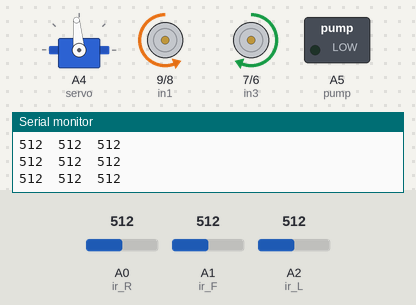
This sketch was run on a simulated Arduino Uno, built with avr-gcc and run on an emulated ATmega328P. Parts: servo, motor-driver pin pairs drawn as motors (green arrow = first pin HIGH = forward, orange = second pin HIGH = backward, longer = more drive, scaled by the enable pin), switched loads named in the sketch (green lamp = pin HIGH), the last lines printed to the serial monitor. Wiring (inferred from the names in the program): servo: signal A4. Inputs (shaded band) come from the test bench; at power-on: A0 (ir_R) = 512, A1 (ir_F) = 512, A2 (ir_L) = 512. Servo pulses on a pin are drawn as a servo (544–2400 µs = 0–180°); pins used as bus, display or sensor lines are not drawn.

Above: at 3.95 s.
4.0 s: A0 (ir_R) set to 692
7.0 s: A0 (ir_R) set to 712
At 8.3 s:
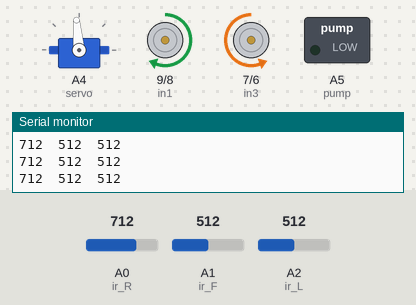
8.6 s: A1 (ir_F) set to 367
10.1 s: A1 (ir_F) set to 331
At 11.0 s:
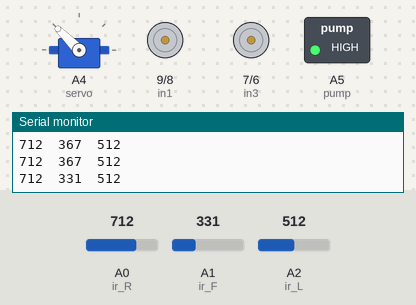
13.1 s: A1 (ir_F) set to 810
At 13.69 s:
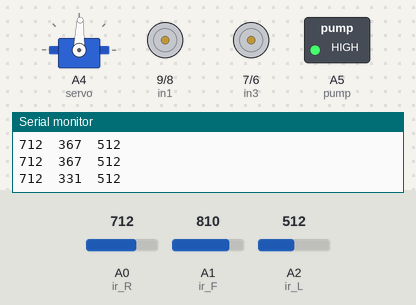
16.1 s: A2 (ir_L) set to 692
19.1 s: A2 (ir_L) set to 713
At 20.5 s:
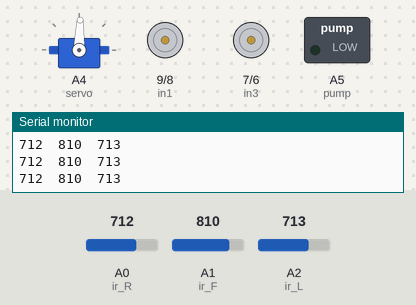
Timing chart, 0 to 22.1 s (numbered marks = the images above; inputs shaded):
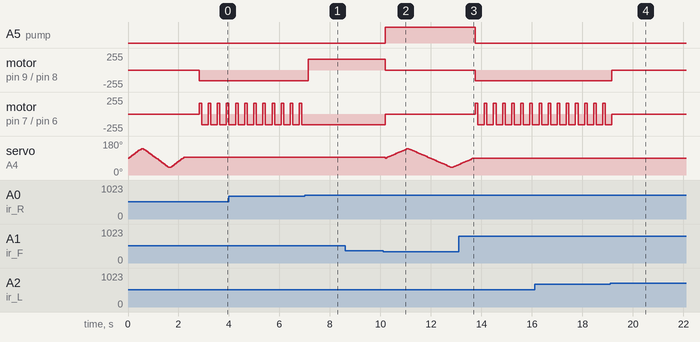

The sketch:

Fire_Fighting_Robot.ino
```cpp
#define enA 10
#define in1 9
#define in2 8
#define in3 7
#define in4 6
#define enB 5
#define ir_R A0
#define ir_F A1
#define ir_L A2
#define servo A4
#define pump A5

int Speed = 160;
int s1, s2, s3;

void setup() {
    Serial.begin(9600);
    pinMode(ir_R, INPUT);
    pinMode(ir_F, INPUT);
    pinMode(ir_L, INPUT);
    pinMode(enA, OUTPUT);
    pinMode(in1, OUTPUT);
    pinMode(in2, OUTPUT);
    pinMode(in3, OUTPUT);
    pinMode(in4, OUTPUT);
    pinMode(enB, OUTPUT);
    pinMode(servo, OUTPUT);
    pinMode(pump, OUTPUT);

    for (int angle = 90; angle <= 140; angle += 5) {
        servoPulse(servo, angle);
    }

    for (int angle = 140; angle >= 40; angle -= 5) {
        servoPulse(servo, angle);
    }

    for (int angle = 40; angle <= 95; angle += 5) {
        servoPulse(servo, angle);
    }

    analogWrite(enA, Speed);
    analogWrite(enB, Speed);
    delay(500);
}

void loop() {
    s1 = analogRead(ir_R);
    s2 = analogRead(ir_F);
    s3 = analogRead(ir_L);


    Serial.print(s1);
    Serial.print("\t");
    Serial.print(s2);
    Serial.print("\t");
    Serial.println(s3);
    delay(50);

    if(s1 < 250) {
        Stop();
        digitalWrite(pump, 1);
        for(int angle = 90; angle >= 40; angle -= 3) {
            servoPulse(servo, angle);
        }
        for(int angle = 40; angle <= 90; angle += 3) {
            servoPulse(servo, angle);
        }
    } else if(s2 < 350) {
        Stop();
        digitalWrite(pump, 1);
        for(int angle = 90; angle <= 140; angle += 3) {
            servoPulse(servo, angle);
        }
        for(int angle = 140; angle >= 40; angle -= 3) {
            servoPulse(servo, angle);
        }
        for(int angle = 40; angle <= 90; angle += 3) {
            servoPulse(servo, angle);
        }
    } else if(s3 < 250) {
        Stop();
        digitalWrite(pump, 1);
        for(int angle = 90; angle <= 140; angle += 3) {
            servoPulse(servo, angle);
        }
        for(int angle = 140; angle >= 90; angle -= 3) {
            servoPulse(servo, angle);
        }
    } else if(s1 >= 251 && s1 <= 700) {
        digitalWrite(pump, 0);
        backword();
        delay(100);
        turnRight();
        delay(200);
    } else if(s2 >= 251 && s2 <= 800) {
        digitalWrite(pump, 0);
        forword();
    } else if(s3 >= 251 && s3 <= 700) {
        digitalWrite(pump, 0);
        backword();
        delay(100);
        turnRight();
        delay(200);
    } else if(s2 >= 251 && s2 <= 800) {
        digitalWrite(pump, 0);
        forword();
    } else if(s3 >= 251 && s3 <= 700) {
        digitalWrite(pump, 0);
        backword();
        delay(100);
        turnLeft();
        delay(200);
    } else {
        digitalWrite(pump, 0);
        Stop();
    }
    delay(10);
}

void servoPulse(int pin, int angle) {
    int pwm = (angle * 11) + 500;
    digitalWrite(pin, HIGH);
    delayMicroseconds(pwm);
    digitalWrite(pin, LOW);
    delay(50);
}


void forword() {
    digitalWrite(in1, HIGH);
    digitalWrite(in2, LOW);
    digitalWrite(in3, LOW);
    digitalWrite(in4, HIGH);
}

void backword() {
    digitalWrite(in1, LOW);
    digitalWrite(in2, HIGH);
    digitalWrite(in3, HIGH);
    digitalWrite(in4, LOW);
}

void turnRight() {
    digitalWrite(in1, LOW);
    digitalWrite(in2, HIGH);
    digitalWrite(in3, LOW);
    digitalWrite(in4, HIGH);
}

void turnLeft() {
    digitalWrite(in1, HIGH);
    digitalWrite(in2, LOW);
    digitalWrite(in3, HIGH);
    digitalWrite(in4, LOW);
}

void Stop() {
    digitalWrite(in1, LOW);
    digitalWrite(in2, LOW);
    digitalWrite(in3, LOW);
    digitalWrite(in4, LOW);
}
```

Measured:
- the behaviour switches between 700 and 701 on A0 (ir_R) (found by bisection; images 0 and 1)
- the behaviour switches between 350 and 349 on A1 (ir_F) (found by bisection; images 1 and 2)
- the behaviour switches between 700 and 701 on A2 (ir_L) (found by bisection; images 3 and 4)
- after the input at 7.0 s, motor on pin 9 (in1) / pin 8 (in2): backward 160/255 → forward 160/255 after 0.15 s; motor on pin 7 (in3) / pin 6 (in4): stops changing and stays backward 160/255
- after the input at 10.1 s, A5 (pump): LOW → HIGH after 0.09 s; motor on pin 9 (in1) / pin 8 (in2): forward 160/255 → stopped after 0.09 s; motor on pin 7 (in3) / pin 6 (in4): backward 160/255 → stopped after 0.09 s
- after the input at 13.1 s, A5 (pump): HIGH → LOW after 0.65 s; motor on pin 9 (in1) / pin 8 (in2): stopped → backward 160/255 after 0.65 s; motor on pin 7 (in3) / pin 6 (in4): alternates forward 160/255 for 0.10 s and backward 160/255 for 0.26 s, starting after 0.65 s; servo on A4 (servo): goes on until 13.6 s, then stays 88°
- after the input at 19.1 s, motor on pin 9 (in1) / pin 8 (in2): backward 160/255 → stopped after 0.07 s
- by itself, motor on pin 7 (in3) / pin 6 (in4): alternates forward 160/255 for 0.10 s and backward 160/255 for 0.26 s
